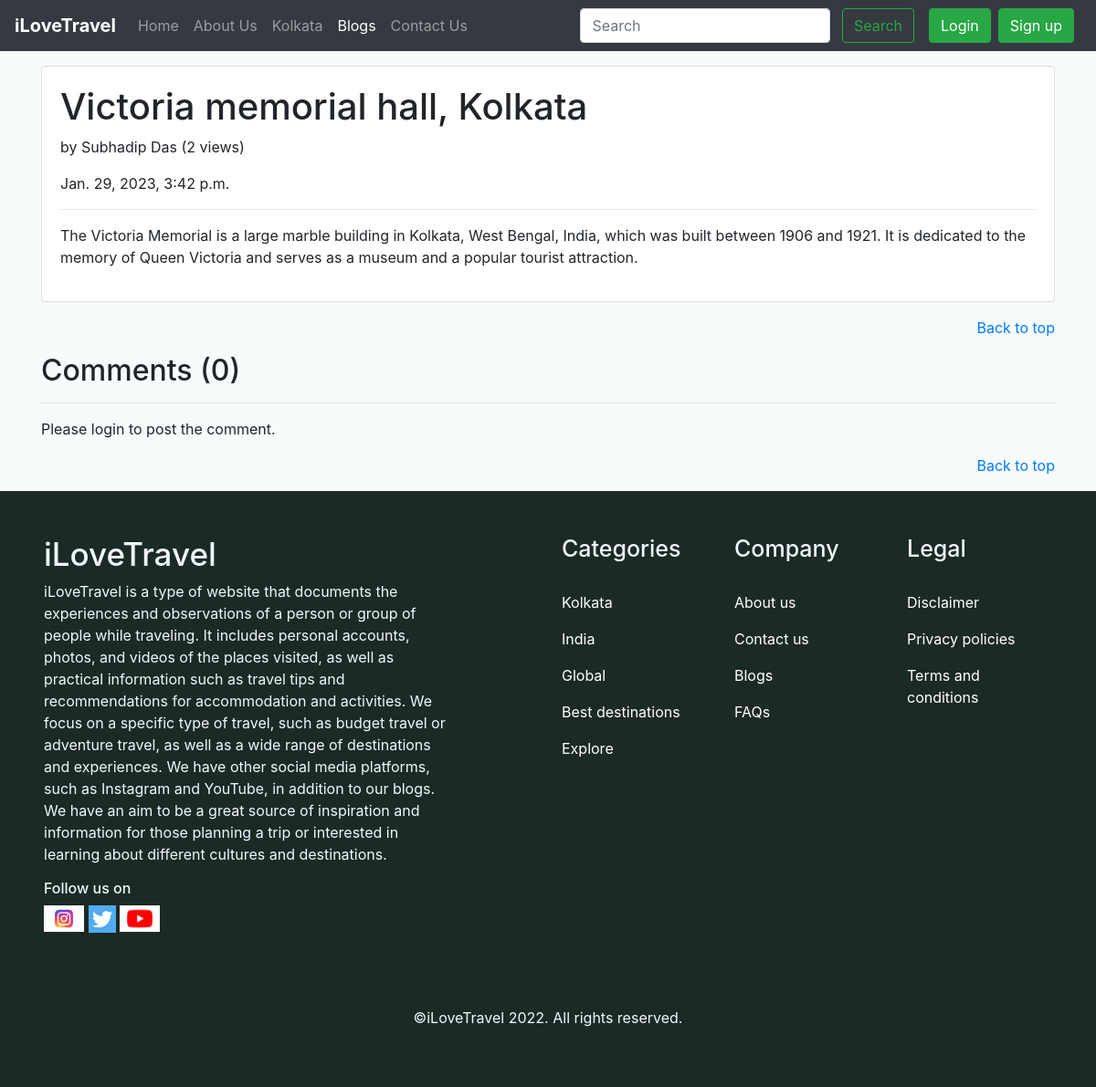
The page /blog/Victoria memorial hall, Kolkata on the database its author committed.
### blog/models.py (models this page shows, shortened)
class Post(models.Model):
    sno = models.AutoField(primary_key=True)
    title= models.CharField(max_length=122)
    content=models.TextField()
    author= models.CharField(max_length=122)
    views= models.IntegerField(default= 0)
    slug=models.CharField(max_length=130)
    timestamp = models.DateTimeField(default=now)

### blog/views.py (the view)
# urls.py: path("<str:slug>", views.blogpost, name='blogpost'),
def blogpost(request,slug):
    post= Post.objects.filter(slug=slug).first()
    post.views= post.views+1
    post.save()
    comments= BlogComment.objects.filter(post=post, parent=None)
    replies= BlogComment.objects.filter(post=post).exclude(parent=None)
    replyDict={}
    for reply in replies:
        if reply.parent.sno not in replyDict.keys():
            replyDict[reply.parent.sno]=[reply]
        else:
            replyDict[reply.parent.sno].append(reply)
    context={'post':post, 'comments':comments, 'user':request.user, 'replyDict':replyDict}
    return render(request, 'blog/blogpost.html', context)

### templates/blog/blogpost.html (shortened to what this page needs)
{% extends 'base.html' %}
{% block blogactive %}active{% endblock blogactive %}
{% block body %}
{% load humanize %}
{% load extras %}
<div class="container my-3">
    <div class="card">
        <div class="card-body">
            <h1>{{post.title}}</h1>
            <p>by {{post.author}}  (<span>{{post.views}} views</span>)</p>
            <p>{{post.timestamp}}</p>
            <hr>
            <p class="card-text">{{post.content|safe}}</p>
        </div>
    </div>
</div>
<div class="container my-3" style="text-align:end">
    <a href="/">Back to top</a>
</div>
<div class="container my-3">
    <h2>Comments ({{comments.count}})</h2>
    <div class="my-2">
        <hr>
        {% if user.is_authenticated %}
        <form action="/blog/postComment" method="post">
            {% csrf_token %}
            <div class="form-group">
                <label for="exampleInputEmail1">Comment here</label>
                <input type="text" name="comment" class="form-control" placeholder="Enter comment here">
            </div>
            <input type="hidden" name="postSno" value="{{post.sno}}">
            <input type="hidden" name="parentSno" value="">
            <button type="submit" class="btn btn-primary my-2">Submit</button>
        </form>
        {% else %}
        <p>Please login to post the comment.</p>
        {% endif %}
    </div>
</div>
<div class="container my-3" style="text-align:end">
    <a href="/">Back to top</a>
</div>
{% endblock body %}

### static/index.css (style rules this page uses)
* { margin: 0px; padding: 0px; }
body { background-color: rgb(246, 251, 251); }

### rows shown on the page
Post: title "Victoria memorial hall, Kolkata", author "Subhadip Das", views "2", timestamp "Jan. 29, 2023, 3:42 p.m.", content "The Victoria Memorial is a large marble building in Kolkata, West Bengal, India, which was built between 1906 and 1921. It is dedicated to the memory of Queen Victoria and serves as a museum and a popular tourist attraction."

### other values the page prints
{{ comments.count }} "0"
